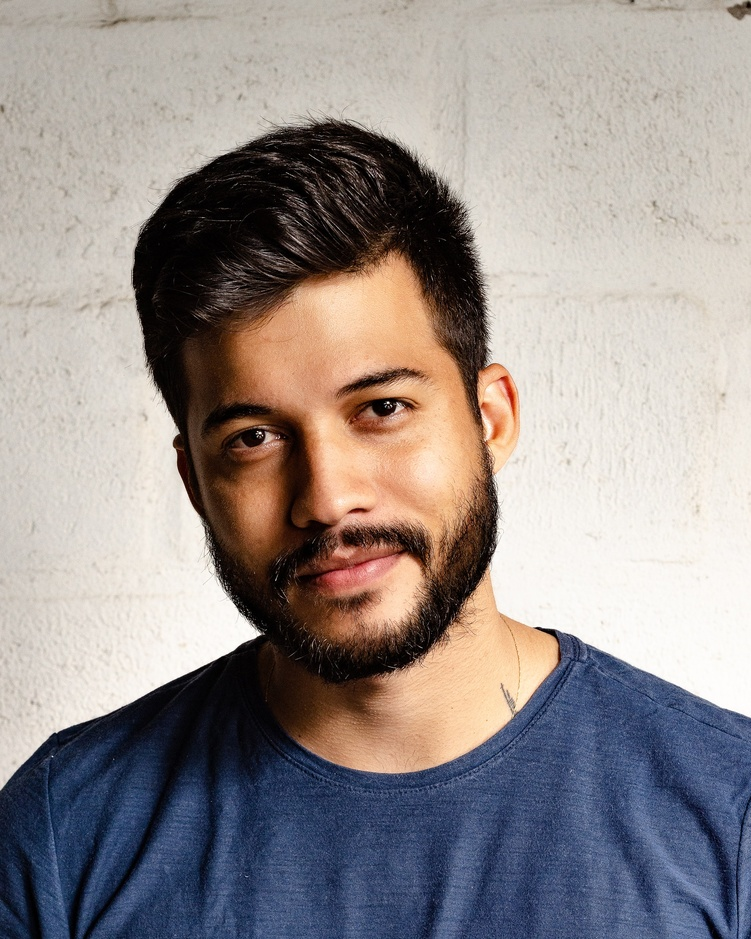
//> input picture img2.jpg, 751 x 939 px, shrunk from 2400 x 3000 before the run
$ ./s1091433_111hw2 img2.jpg   (built with g++ and OpenCV 4)
//> lines starting //> are read from the running program, lines starting //| are printed output that depends on the picture
#include<iostream>
#include<opencv2/opencv.hpp>

using namespace std;
using namespace cv;

int main(int argc, char** argv) {
	namedWindow("Sobel", 1);
	namedWindow("Sketch", 1);
	Mat img = imread(argv[1], 1);
//> img is the input picture: 939 rows x 751 cols, CV_8UC3; mean B, G, R 140, 142, 150
	Mat res, blur, sketch;
	Mat grad_x, grad_y, abs_grad_x, abs_grad_y, grad, skt1, skt2;
	Size2i blur_size(3, 3);
	int scale = 3, ksize = 1, delta = 1;
	// Gaussianblur the image to reduce noise
	GaussianBlur(img, blur, blur_size, 0, 0, 4);
	// convert to grayscale image
	cvtColor(blur, res, COLOR_BGR2GRAY);
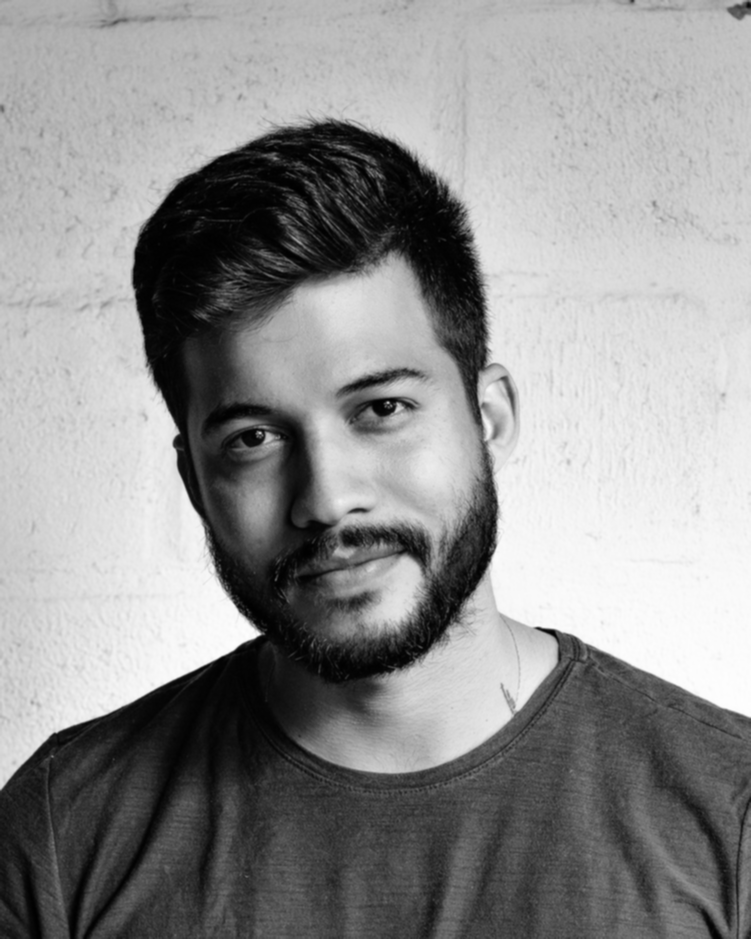
//> res: 939 rows x 751 cols, CV_8UC1; min 0, max 254, mean 144.2

	Mat mask = Mat::zeros(img.size(), CV_8UC1);
	//addWeighted(img, -1, mask, 0, 255, res);
	/*cv2.Sobel(img, res, ddepth, dx, dy, ksize, scale)
		# img 來源影像
		# dx 針對 x 軸抓取邊緣
		# dy 針對 y 軸抓取邊緣
		# ddepth 影像深度，設定 - 1 表示使用圖片原本影像深度
		# ksize 運算區域大小，預設 1 (必須是正奇數)
		# scale 縮放比例常數，預設 1 (必須是正奇數)*/

	// calculate derivative in x and y direction (scale = 3, ksize = 1, delta = 0)
	Sobel(res, grad_x, CV_64F, 1, 0, scale, ksize, delta, BORDER_DEFAULT);
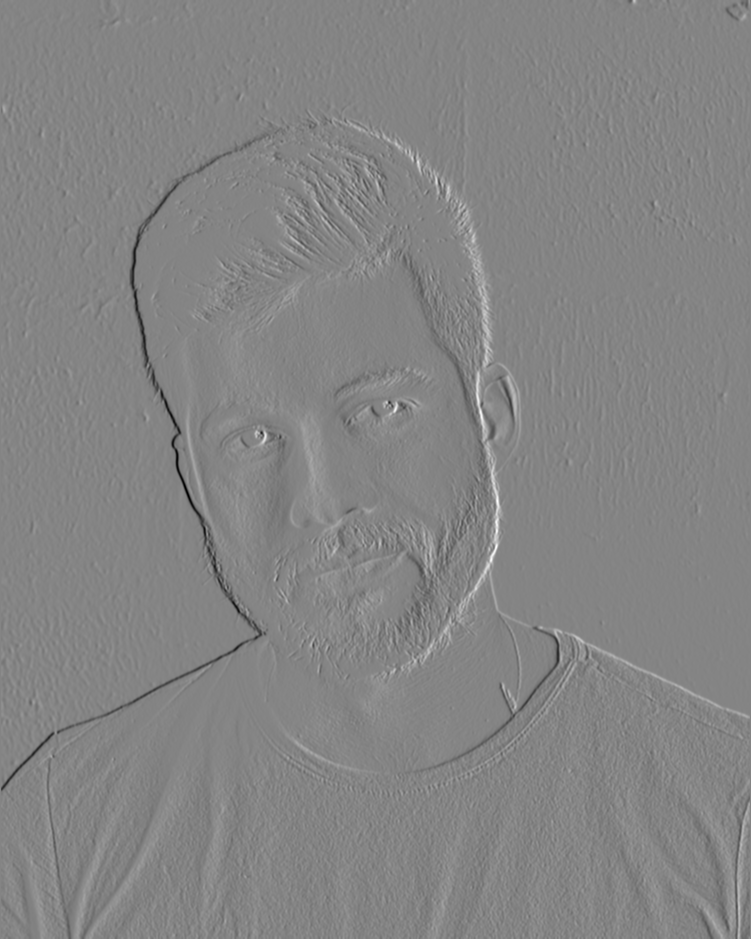
//> grad_x: 939 rows x 751 cols, CV_64FC1; min -633, max 588, mean 1.3; drawn with min black and max white
	Sobel(res, grad_y, CV_64F, 0, 1, scale, ksize, delta, BORDER_DEFAULT);
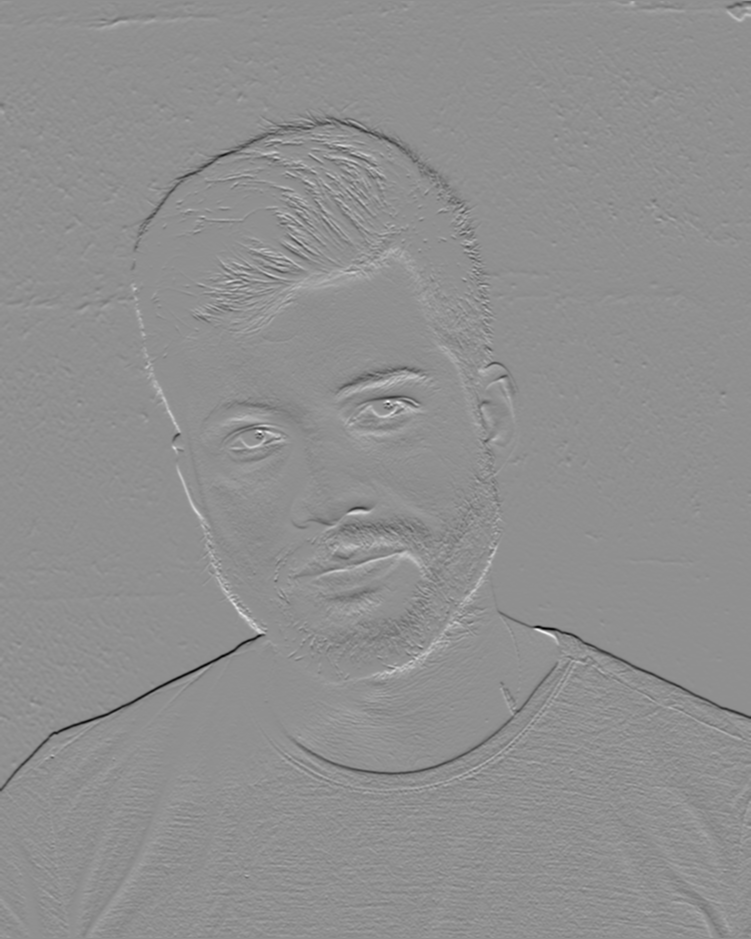
//> grad_y: 939 rows x 751 cols, CV_64FC1; min -718, max 556, mean 0.1; drawn with min black and max white
	// converting back to CV_8U
	convertScaleAbs(grad_x, abs_grad_x);
	convertScaleAbs(grad_y, abs_grad_y);
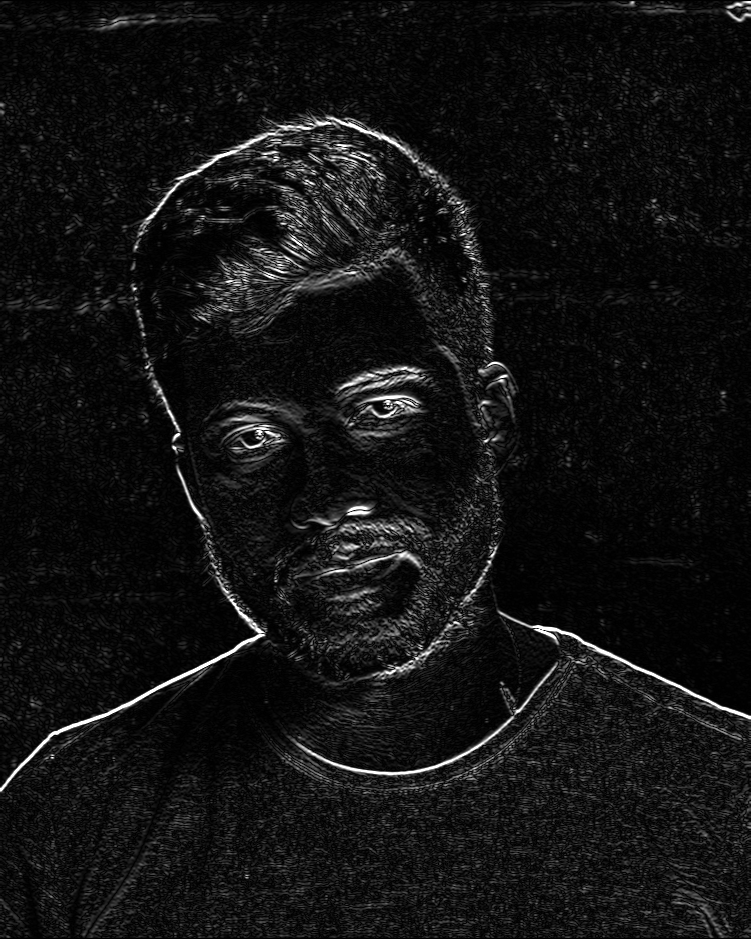
//> abs_grad_y: 939 rows x 751 cols, CV_8UC1; min 0, max 255, mean 18.6
	addWeighted(abs_grad_x, 0.5, abs_grad_y, 0.5, 0, grad);
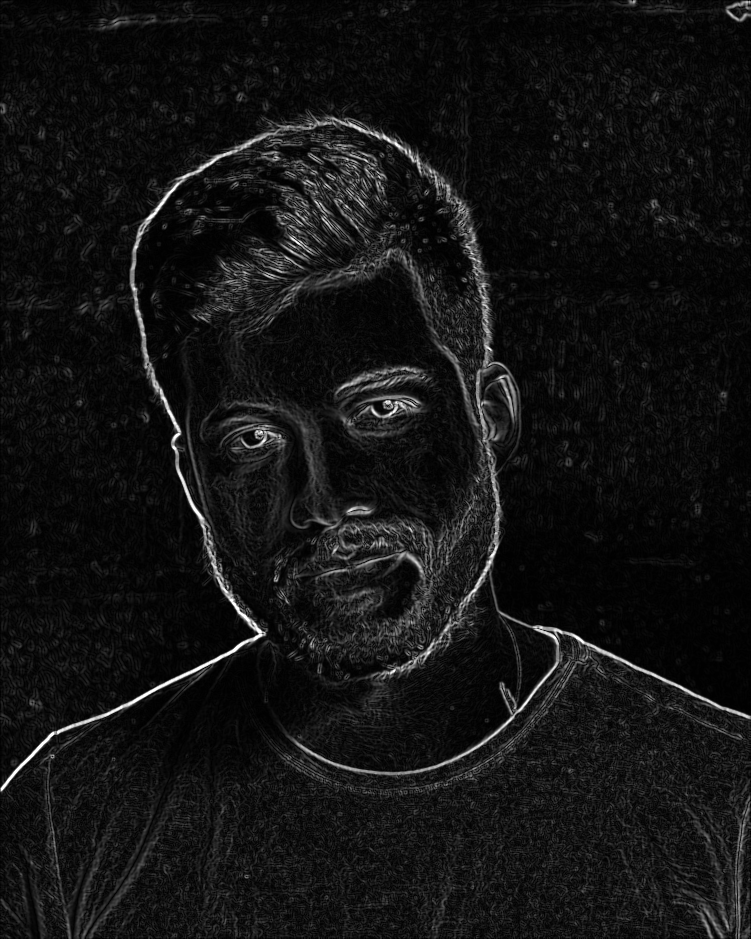
//> grad: 939 rows x 751 cols, CV_8UC1; min 0, max 255, mean 19.4

	// reverse to white background image
	addWeighted(grad, -1, mask, 0, 255, sketch);
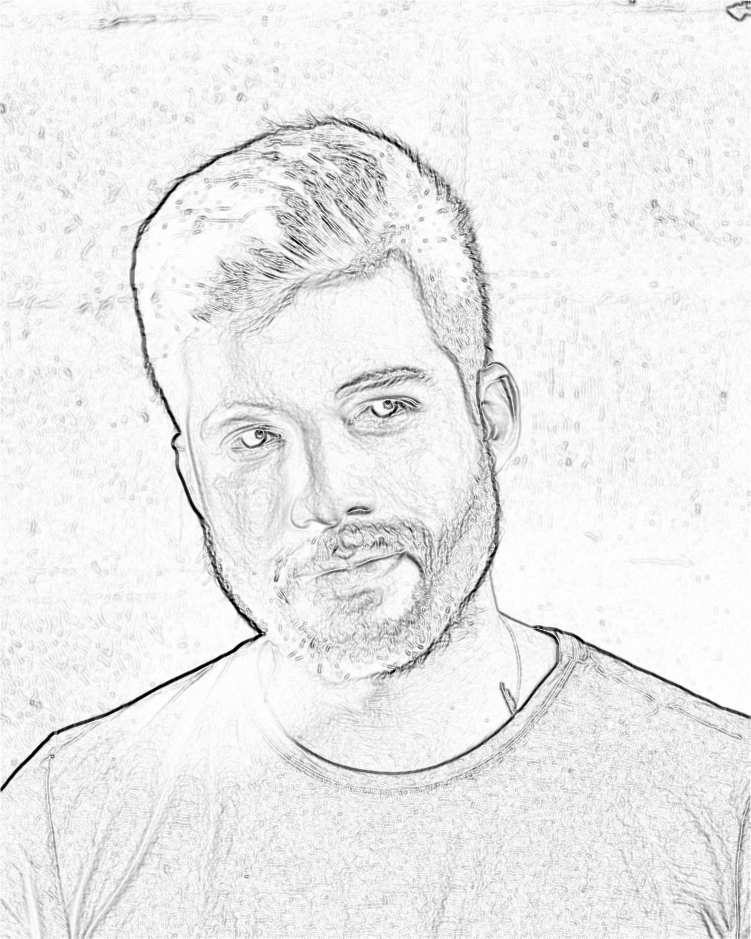
//> sketch: 939 rows x 751 cols, CV_8UC1; min 0, max 255, mean 235.6

	while (true) {
		imshow("Sobel", grad);
		imshow("Sketch", sketch);
		int key = waitKey(50);
//> the Esc key is pressed
		if (key == 13) break;
	}
}

$ run again, on fig.jpg
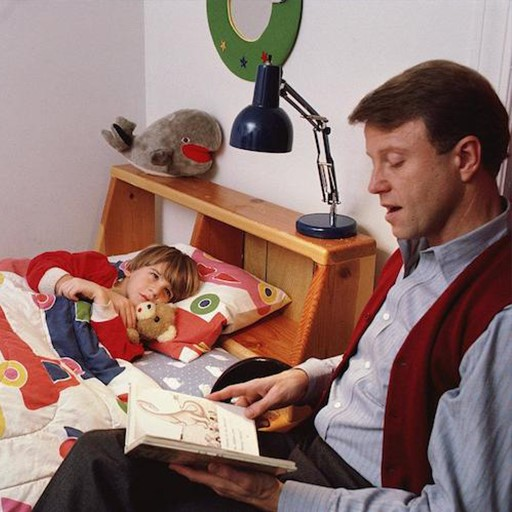
//> input picture fig.jpg, 512 x 512 px
//> img is the input picture: 512 rows x 512 cols, CV_8UC3; mean B, G, R 112, 117.1, 144.8
//> `addWeighted(abs_grad_x, 0.5, abs_grad_y, 0.5, 0, grad);`:
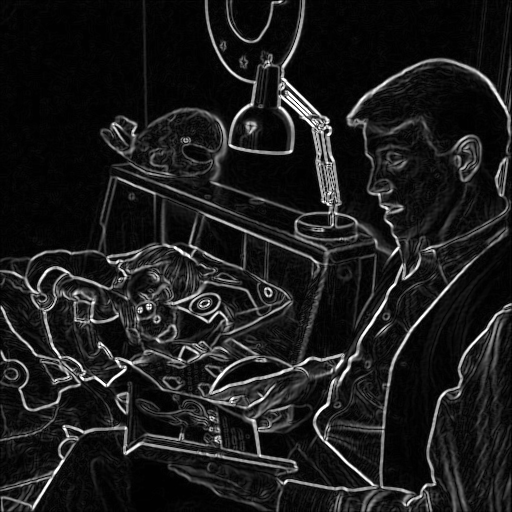
//> grad: 512 rows x 512 cols, CV_8UC1; min 0, max 255, mean 28.4
//> `addWeighted(grad, -1, mask, 0, 255, sketch);`:
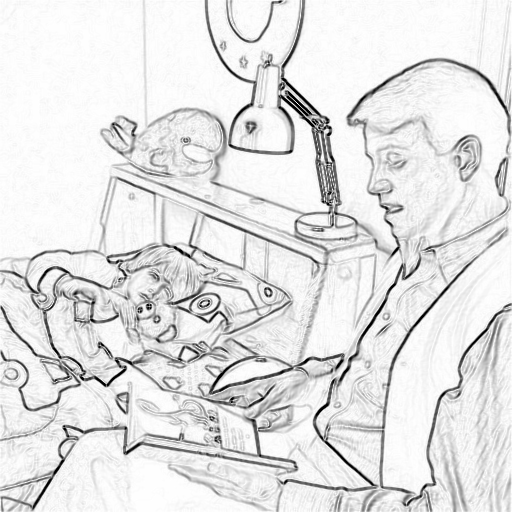
//> sketch: 512 rows x 512 cols, CV_8UC1; min 0, max 255, mean 226.6
